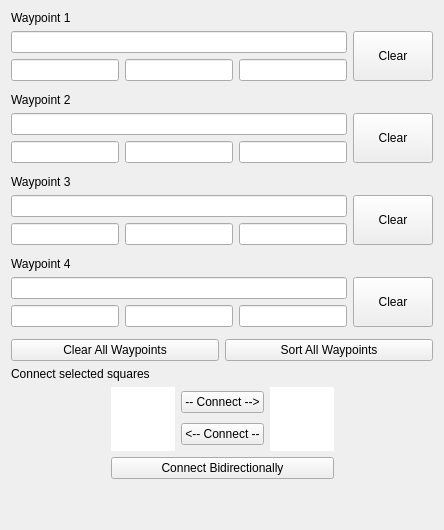
       <widget class="QWidget" name="waypoints">
        <attribute name="title">
         <string>Waypoints</string>
        </attribute>
        <layout class="QVBoxLayout" name="verticalLayout">
         <item>
          <layout class="QGridLayout" name="gridLayout_waypoint_1">
           <item row="2" column="2">
            <widget class="QLineEdit" name="waypoint1Dest3"/>
           </item>
           <item row="2" column="1">
            <widget class="QLineEdit" name="waypoint1Dest2"/>
           </item>
           <item row="2" column="0">
            <widget class="QLineEdit" name="waypoint1Dest1"/>
           </item>
           <item row="1" column="0" colspan="3">
            <widget class="QLineEdit" name="waypoint1Start"/>
           </item>
           <item row="1" column="3" rowspan="2">
            <widget class="QPushButton" name="clearWaypoint1">
             <property name="sizePolicy">
              <sizepolicy hsizetype="Minimum" vsizetype="MinimumExpanding">
               <horstretch>0</horstretch>
               <verstretch>0</verstretch>
              </sizepolicy>
             </property>
             <property name="autoFillBackground">
              <bool>false</bool>
             </property>
             <property name="text">
              <string>Clear</string>
             </property>
            </widget>
           </item>
           <item row="0" column="0" colspan="4">
            <widget class="QLabel" name="label_4">
             <property name="text">
              <string>Waypoint 1</string>
             </property>
            </widget>
           </item>
          </layout>
         </item>
         <item>
          <widget class="QWidget" name="waypoint1Dests" native="true">
           <layout class="QHBoxLayout" name="horizontalLayout_2">
            <property name="leftMargin">
             <number>0</number>
            </property>
            <property name="topMargin">
             <number>0</number>
            </property>
            <property name="rightMargin">
             <number>0</number>
            </property>
            <property name="bottomMargin">
             <number>0</number>
            </property>
           </layout>
          </widget>
         </item>
         <item>
          <layout class="QGridLayout" name="gridLayout_waypoint2">
           <item row="2" column="1">
            <widget class="QLineEdit" name="waypoint2Dest2"/>
           </item>
           <item row="2" column="2">
            <widget class="QLineEdit" name="waypoint2Dest3"/>
           </item>
           <item row="2" column="0">
            <widget class="QLineEdit" name="waypoint2Dest1"/>
           </item>
           <item row="1" column="3" rowspan="2">
            <widget class="QPushButton" name="clearWaypoint2">
             <property name="sizePolicy">
              <sizepolicy hsizetype="Minimum" vsizetype="MinimumExpanding">
               <horstretch>0</horstretch>
               <verstretch>0</verstretch>
              </sizepolicy>
             </property>
             <property name="text">
              <string>Clear</string>
             </property>
            </widget>
           </item>
           <item row="1" column="0" colspan="3">
            <widget class="QLineEdit" name="waypoint2Start"/>
           </item>
           <item row="0" column="0" colspan="4">
            <widget class="QLabel" name="label_15">
             <property name="text">
              <string>Waypoint 2</string>
             </property>
            </widget>
           </item>
          </layout>
         </item>
         <item>
          <widget class="QWidget" name="waypoint2Dests" native="true">
           <layout class="QHBoxLayout" name="horizontalLayout_3">
            <property name="leftMargin">
             <number>0</number>
            </property>
            <property name="topMargin">
             <number>0</number>
            </property>
            <property name="rightMargin">
             <number>0</number>
            </property>
            <property name="bottomMargin">
             <number>0</number>
            </property>
           </layout>
          </widget>
         </item>
         <item>
          <layout class="QGridLayout" name="gridLayout_waypoint_3">
           <item row="2" column="1">
            <widget class="QLineEdit" name="waypoint3Dest2"/>
           </item>
           <item row="1" column="0" colspan="3">
            <widget class="QLineEdit" name="waypoint3Start"/>
           </item>
           <item row="2" column="2">
            <widget class="QLineEdit" name="waypoint3Dest3"/>
           </item>
           <item row="2" column="0">
            <widget class="QLineEdit" name="waypoint3Dest1"/>
           </item>
           <item row="0" column="0" colspan="4">
            <widget class="QLabel" name="label_17">
             <property name="text">
              <string>Waypoint 3</string>
             </property>
            </widget>
           </item>
           <item row="1" column="3" rowspan="2">
            <widget class="QPushButton" name="clearWaypoint3">
             <property name="sizePolicy">
              <sizepolicy hsizetype="Minimum" vsizetype="MinimumExpanding">
               <horstretch>0</horstretch>
               <verstretch>0</verstretch>
              </sizepolicy>
             </property>
             <property name="text">
              <string>Clear</string>
             </property>
            </widget>
           </item>
          </layout>
         </item>
         <item>
          <widget class="QWidget" name="waypoint3Dests" native="true">
           <layout class="QHBoxLayout" name="horizontalLayout_4">
            <property name="leftMargin">
             <number>0</number>
            </property>
            <property name="topMargin">
             <number>0</number>
            </property>
            <property name="rightMargin">
             <number>0</number>
            </property>
            <property name="bottomMargin">
             <number>0</number>
            </property>
           </layout>
          </widget>
         </item>
         <item>
          <layout class="QGridLayout" name="gridLayout_waypoint_4">
           <item row="2" column="2">
            <widget class="QLineEdit" name="waypoint4Dest3"/>
           </item>
           <item row="2" column="0">
            <widget class="QLineEdit" name="waypoint4Dest1"/>
           </item>
           <item row="2" column="1">
            <widget class="QLineEdit" name="waypoint4Dest2"/>
           </item>
           <item row="0" column="0" colspan="4">
            <widget class="QLabel" name="label_19">
             <property name="text">
              <string>Waypoint 4</string>
             </property>
            </widget>
           </item>
           <item row="1" column="0" colspan="3">
            <widget class="QLineEdit" name="waypoint4Start"/>
           </item>
           <item row="1" column="3" rowspan="2">
            <widget class="QPushButton" name="clearWaypoint4">
             <property name="sizePolicy">
              <sizepolicy hsizetype="Minimum" vsizetype="MinimumExpanding">
               <horstretch>0</horstretch>
               <verstretch>0</verstretch>
              </sizepolicy>
             </property>
             <property name="text">
              <string>Clear</string>
             </property>
            </widget>
           </item>
          </layout>
         </item>
         <item>
          <widget class="QWidget" name="waypoint4Dests" native="true">
           <layout class="QHBoxLayout" name="horizontalLayout_5">
            <property name="leftMargin">
             <number>0</number>
            </property>
            <property name="topMargin">
             <number>0</number>
            </property>
            <property name="rightMargin">
             <number>0</number>
            </property>
            <property name="bottomMargin">
             <number>0</number>
            </property>
           </layout>
          </widget>
         </item>
         <item>
          <layout class="QHBoxLayout" name="horizontalLayout_clear_sort_waypoint_buttons">
           <property name="topMargin">
            <number>0</number>
           </property>
           <item>
            <widget class="QPushButton" name="clearAllWaypoints">
             <property name="text">
              <string>Clear All Waypoints</string>
             </property>
            </widget>
           </item>
           <item>
            <widget class="QPushButton" name="sortAllWaypoints">
             <property name="text">
              <string>Sort All Waypoints</string>
             </property>
            </widget>
           </item>
          </layout>
         </item>
         <item>
          <widget class="QLabel" name="connectSquaresLabel">
           <property name="text">
            <string>Connect selected squares</string>
           </property>
          </widget>
         </item>
         <item>
          <layout class="QGridLayout" name="connectSquares" rowstretch="0,0" columnstretch="0,0,0,0,0">
           <item row="1" column="1" colspan="3">
            <widget class="QPushButton" name="connectSquareItemBi">
             <property name="sizePolicy">
              <sizepolicy hsizetype="Minimum" vsizetype="Fixed">
               <horstretch>0</horstretch>
               <verstretch>0</verstretch>
              </sizepolicy>
             </property>
             <property name="baseSize">
              <size>
               <width>0</width>
               <height>0</height>
              </size>
             </property>
             <property name="text">
              <string>Connect Bidirectionally</string>
             </property>
            </widget>
           </item>
           <item row="0" column="2">
            <layout class="QVBoxLayout" name="verticalLayout_connect_buttons">
             <property name="leftMargin">
              <number>0</number>
             </property>
             <item>
              <widget class="QPushButton" name="connectSquareItem1_2">
               <property name="sizePolicy">
                <sizepolicy hsizetype="Maximum" vsizetype="Fixed">
                 <horstretch>0</horstretch>
                 <verstretch>0</verstretch>
                </sizepolicy>
               </property>
               <property name="text">
                <string>-- Connect --&gt;</string>
               </property>
              </widget>
             </item>
             <item>
              <widget class="QPushButton" name="connectSquareItem2_1">
               <property name="sizePolicy">
                <sizepolicy hsizetype="Maximum" vsizetype="Fixed">
                 <horstretch>0</horstretch>
                 <verstretch>0</verstretch>
                </sizepolicy>
               </property>
               <property name="text">
                <string>&lt;-- Connect --</string>
               </property>
              </widget>
             </item>
            </layout>
           </item>
           <item row="0" column="3">
            <widget class="QGraphicsView" name="squareItemView_right">
             <property name="enabled">
              <bool>true</bool>
             </property>
             <property name="maximumSize">
              <size>
               <width>64</width>
               <height>64</height>
              </size>
             </property>
             <property name="frameShape">
              <enum>QFrame::NoFrame</enum>
             </property>
             <property name="verticalScrollBarPolicy">
              <enum>Qt::ScrollBarAlwaysOff</enum>
             </property>
             <property name="horizontalScrollBarPolicy">
              <enum>Qt::ScrollBarAlwaysOff</enum>
             </property>
            </widget>
           </item>
           <item row="0" column="0">
            <spacer name="horizontalSpacer_left">
             <property name="orientation">
              <enum>Qt::Horizontal</enum>
             </property>
             <property name="sizeHint" stdset="0">
              <size>
               <width>40</width>
               <height>20</height>
              </size>
             </property>
            </spacer>
           </item>
           <item row="0" column="4">
            <spacer name="horizontalSpacer_right">
             <property name="orientation">
              <enum>Qt::Horizontal</enum>
             </property>
             <property name="sizeHint" stdset="0">
              <size>
               <width>40</width>
               <height>20</height>
              </size>
             </property>
            </spacer>
           </item>
           <item row="0" column="1">
            <widget class="QGraphicsView" name="squareItemView_left">
             <property name="enabled">
              <bool>true</bool>
             </property>
             <property name="maximumSize">
              <size>
               <width>64</width>
               <height>64</height>
              </size>
             </property>
             <property name="frameShape">
              <enum>QFrame::NoFrame</enum>
             </property>
             <property name="verticalScrollBarPolicy">
              <enum>Qt::ScrollBarAlwaysOff</enum>
             </property>
             <property name="horizontalScrollBarPolicy">
              <enum>Qt::ScrollBarAlwaysOff</enum>
             </property>
            </widget>
           </item>
          </layout>
         </item>
         <item>
          <spacer name="verticalSpacer">
           <property name="orientation">
            <enum>Qt::Vertical</enum>
           </property>
           <property name="sizeHint" stdset="0">
            <size>
             <width>20</width>
             <height>40</height>
            </size>
           </property>
          </spacer>
         </item>
        </layout>
       </widget>
